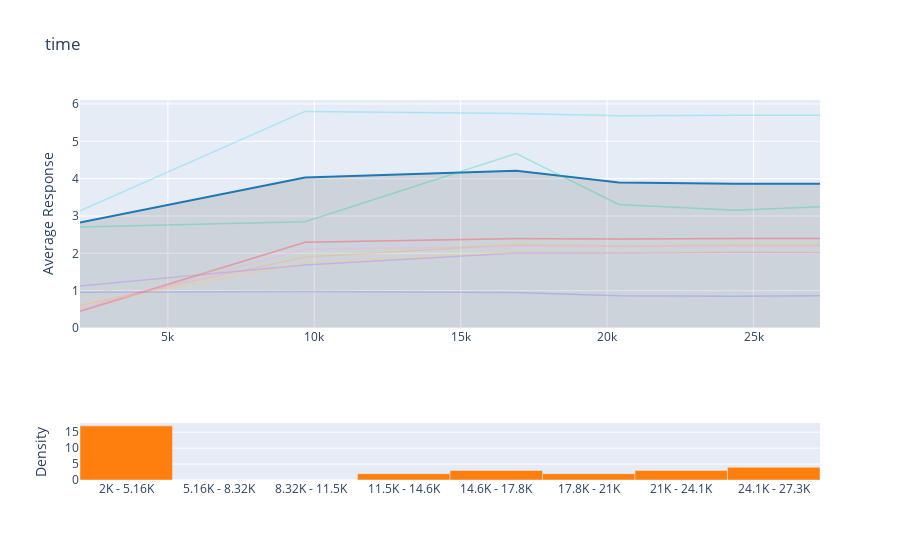

The notebook cell this image was saved under:
### Code cell
interpret_model(rf, plot='pdp', feature='time',scale=0.1)

### Figure 1 — Plotly figure (JSON) as saved in the notebook; plotly's stock layout.template omitted (floating-point values rounded to 4 significant figures)
{"data": [{"fill": "tonexty", "fillcolor": "rgba(68, 68, 68, 0.15)", "line": {"color": "#1f77b4"}, "mode": "lines", "name": "Main", "type": "scatter", "x": [2000, 2000, 2000, 2000, 2000, 9686.0, 16900.0, 20400.0, 24377, 27271], "xaxis": "x", "y": [2.823, 2.823, 2.823, 2.823, 2.823, 4.03, 4.208, 3.899, 3.86, 3.866], "yaxis": "y"}, {"connectgaps": true, "line": {"width": 1.5}, "mode": "lines", "name": "Background: 1", "opacity": 0.3, "type": "scatter", "x": [2000, 2000, 2000, 2000, 2000, 9686.0, 16900.0, 20400.0, 24377, 27271], "xaxis": "x", "y": [0.4434, 0.4434, 0.4434, 0.4434, 0.4434, 2.296, 2.394, 2.385, 2.4, 2.399], "yaxis": "y"}, {"connectgaps": true, "line": {"width": 1.5}, "mode": "lines", "name": "Background: 2", "opacity": 0.3, "type": "scatter", "x": [2000, 2000, 2000, 2000, 2000, 9686.0, 16900.0, 20400.0, 24377, 27271], "xaxis": "x", "y": [2.703, 2.703, 2.703, 2.703, 2.703, 2.848, 4.67, 3.31, 3.154, 3.245], "yaxis": "y"}, {"connectgaps": true, "line": {"width": 1.5}, "mode": "lines", "name": "Background: 3", "opacity": 0.3, "type": "scatter", "x": [2000, 2000, 2000, 2000, 2000, 9686.0, 16900.0, 20400.0, 24377, 27271], "xaxis": "x", "y": [1.124, 1.124, 1.124, 1.124, 1.124, 1.687, 2.009, 2.0, 2.021, 2.017], "yaxis": "y"}, {"connectgaps": true, "line": {"width": 1.5}, "mode": "lines", "name": "Background: 4", "opacity": 0.3, "type": "scatter", "x": [2000, 2000, 2000, 2000, 2000, 9686.0, 16900.0, 20400.0, 24377, 27271], "xaxis": "x", "y": [0.6008, 0.6008, 0.6008, 0.6008, 0.6008, 1.902, 2.227, 2.199, 2.216, 2.215], "yaxis": "y"}, {"connectgaps": true, "line": {"width": 1.5}, "mode": "lines", "name": "Background: 5", "opacity": 0.3, "type": "scatter", "x": [2000, 2000, 2000, 2000, 2000, 9686.0, 16900.0, 20400.0, 24377, 27271], "xaxis": "x", "y": [3.141, 3.141, 3.141, 3.141, 3.141, 5.801, 5.742, 5.684, 5.696, 5.694], "yaxis": "y"}, {"connectgaps": true, "line": {"width": 1.5}, "mode": "lines", "name": "Background: 6", "opacity": 0.3, "type": "scatter", "x": [2000, 2000, 2000, 2000, 2000, 9686.0, 16900.0, 20400.0, 24377, 27271], "xaxis": "x", "y": [0.4606, 0.4606, 0.4606, 0.4606, 0.4606, 2.296, 2.393, 2.384, 2.399, 2.399], "yaxis": "y"}, {"connectgaps": true, "line": {"width": 1.5}, "mode": "lines", "name": "Background: 7", "opacity": 0.3, "type": "scatter", "x": [2000, 2000, 2000, 2000, 2000, 9686.0, 16900.0, 20400.0, 24377, 27271], "xaxis": "x", "y": [0.8656, 0.8656, 0.8656, 0.8656, 0.8656, 1.965, 2.26, 2.237, 2.264, 2.261], "yaxis": "y"}, {"connectgaps": true, "line": {"width": 1.5}, "mode": "lines", "name": "Background: 8", "opacity": 0.3, "type": "scatter", "x": [2000, 2000, 2000, 2000, 2000, 9686.0, 16900.0, 20400.0, 24377, 27271], "xaxis": "x", "y": [0.5158, 0.5158, 0.5158, 0.5158, 0.5158, 2.106, 2.189, 2.18, 2.198, 2.197], "yaxis": "y"}, {"connectgaps": true, "line": {"width": 1.5}, "mode": "lines", "name": "Background: 9", "opacity": 0.3, "type": "scatter", "x": [2000, 2000, 2000, 2000, 2000, 9686.0, 16900.0, 20400.0, 24377, 27271], "xaxis": "x", "y": [0.6083, 0.6083, 0.6083, 0.6083, 0.6083, 1.738, 2.052, 2.026, 2.042, 2.041], "yaxis": "y"}, {"connectgaps": true, "line": {"width": 1.5}, "mode": "lines", "name": "Background: 10", "opacity": 0.3, "type": "scatter", "x": [2000, 2000, 2000, 2000, 2000, 9686.0, 16900.0, 20400.0, 24377, 27271], "xaxis": "x", "y": [0.9589, 0.9589, 0.9589, 0.9589, 0.9589, 0.9766, 0.9539, 0.865, 0.8486, 0.8615], "yaxis": "y"}, {"hovertemplate": "(%{hovertext}): %{y}", "hovertext": ["2K - 5.16K", "5.16K - 8.32K", "8.32K - 11.5K", "11.5K - 14.6K", "14.6K - 17.8K", "17.8K - 21K", "21K - 24.1K", "24.1K - 27.3K"], "marker": {"color": "#ff7f0e"}, "name": "Distribution", "type": "bar", "x": [3579.0, 6738.0, 9897.0, 13060.0, 16210.0, 19370.0, 22530.0, 25690.0], "xaxis": "x2", "y": [17, 0, 0, 2, 3, 2, 3, 4], "yaxis": "y2"}], "layout": {"bargap": 0, "showlegend": false, "title": {"text": "time"}, "xaxis": {"anchor": "y", "domain": [0, 1], "matches": "x"}, "xaxis2": {"anchor": "y2", "domain": [0, 1], "matches": "x", "tickmode": "array", "ticktext": ["2K - 5.16K", "5.16K - 8.32K", "8.32K - 11.5K", "11.5K - 14.6K", "14.6K - 17.8K", "17.8K - 21K", "21K - 24.1K", "24.1K - 27.3K"], "tickvals": [3579.0, 6738.0, 9897.0, 13060.0, 16210.0, 19370.0, 22530.0, 25690.0], "title": {"text": ""}}, "yaxis": {"anchor": "x", "domain": [0.4, 1], "title": {"text": "Average Response"}}, "yaxis2": {"anchor": "x2", "domain": [0, 0.15], "title": {"text": "Density"}}}}
